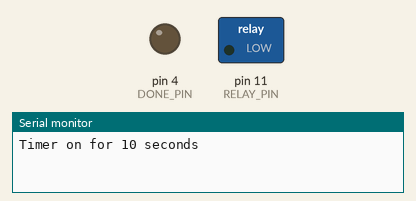
Simulated run of this sketch. Board: Arduino Uno, built with avr-gcc and run on an emulated ATmega328P. On the bench: switched loads named in the sketch (green lamp = pin HIGH), output pins drawn as LEDs (lit = HIGH), the last lines printed to the serial monitor.

Above: at 0.1 s.
At 10.1 s:
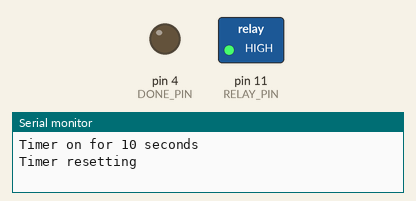
At 13.1 s:
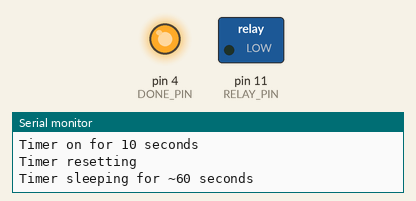
Timing chart, 0 to 14.6 s (numbered marks = the images above):
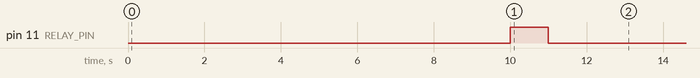

The sketch:

Uno-Sleep-Self-Reset-Relay.ino
```cpp
const int DONE_PIN = 4;
const int RELAY_PIN = 11;

void setup(){
  pinMode(DONE_PIN, OUTPUT);
  digitalWrite(DONE_PIN, LOW);
  pinMode(RELAY_PIN, OUTPUT);
  digitalWrite(RELAY_PIN, LOW);


  Serial.begin(9600);

  Serial.println("Timer on for 10 seconds");
  delay(10000);  // wait 10 seconds

  Serial.println("Timer resetting");
  digitalWrite(RELAY_PIN, HIGH);
  delay(1000);
  digitalWrite(RELAY_PIN, LOW);
  delay(2000);  // wait 0.5 seconds for power to stabilize

  Serial.println("Timer sleeping for ~60 seconds");
  digitalWrite(DONE_PIN, HIGH);
  delay(500);
}

void loop(){


}
```
